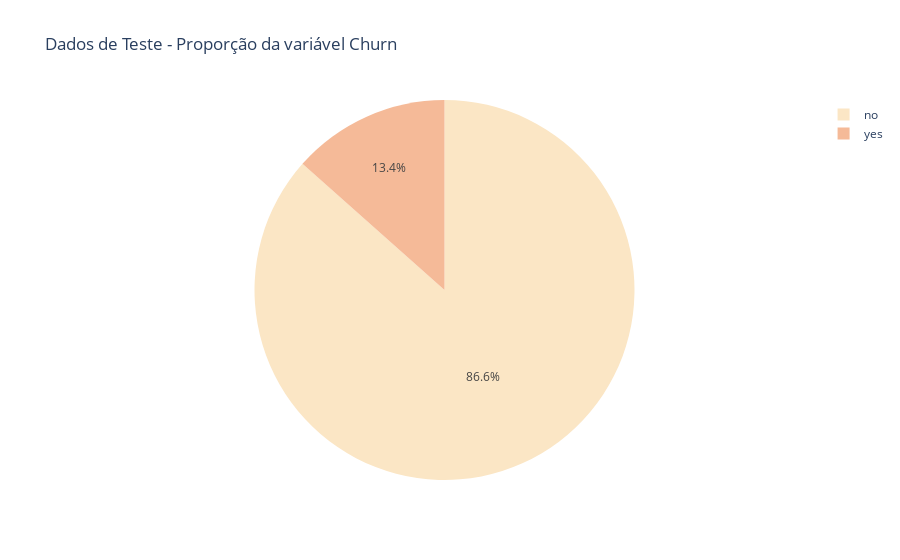

The notebook cell this image was saved under:
### Code cell
# Verificando a proporção da variável target em um gráfico de pizza

target = dados_teste_original["churn"].value_counts()
go.Figure(
    px.pie(
        dados_teste_original,
        values=target,
        title="Dados de Teste - Proporção da variável Churn",
        names=target.index,
        color_discrete_sequence=px.colors.sequential.Burgyl,
    )
)

### Figure 1 — Plotly figure (JSON) as saved in the notebook; plotly's stock layout.template omitted (floating-point values rounded to 4 significant figures)
{"data": [{"domain": {"x": [0, 1], "y": [0, 1]}, "hovertemplate": "label=%{label}<br>value=%{value}<extra></extra>", "labels": ["no", "yes"], "legendgroup": "", "name": "", "showlegend": true, "type": "pie", "values": [1443, 224]}], "layout": {"autosize": true, "legend": {"tracegroupgap": 0}, "piecolorway": ["rgb(251, 230, 197)", "rgb(245, 186, 152)", "rgb(238, 138, 130)", "rgb(220, 113, 118)", "rgb(200, 88, 108)", "rgb(156, 63, 93)", "rgb(112, 40, 74)"], "title": {"text": "Dados de Teste - Proporção da variável Churn"}}}
